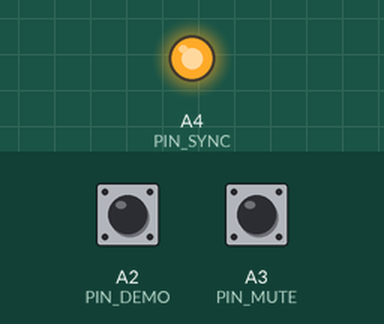
Simulated run of this sketch. Board: Arduino Nano, built with avr-gcc and run on an emulated ATmega328P. Shown: output pins drawn as LEDs (lit = HIGH). The test bench sets the inputs (shaded band); at power-on: A2 (PIN_DEMO) HIGH, A3 (PIN_MUTE) HIGH. The audio player accepts every command and is not drawn.

Above: at 11.9 s.
Timing chart, 0 to 30.2 s (numbered marks = the images above):
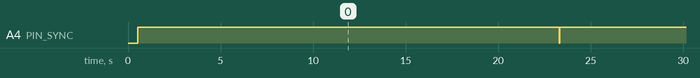

Measured:
- by itself, A4 (PIN_SYNC): alternates HIGH for 22.8 s and LOW for 0.02 s

The sketch:

mc3.ino
```cpp
/**
BASE_BOARD MC3 nano
**/
#include "DFRobotDFPlayerMini.h"
#include <SoftwareSerial.h>

#define PIN_DEMO A2
#define PIN_MUTE A3
#define PIN_PLAYER_RX A0
#define PIN_PLAYER_TX A1
#define PIN_SYNC A4

#define MODE_ANNOYING 0
#define MODE_DEMO 1
#define MODE_MUTE 2

struct __attribute__((packed)) Player {
  unsigned long t0 = 0;
  byte stage = 0;
};

byte mode = 0;
byte modeCount = 0;

Player sfx;
DFRobotDFPlayerMini player;
SoftwareSerial ss(PIN_PLAYER_RX, PIN_PLAYER_TX);

void next(Player* p) {
  p->stage++;
  p->t0 = millis();
}

void reset(Player* p) {
  p->stage = 0;
  p->t0 = millis();
}

void wait(Player* p, unsigned long t) {
  unsigned long d = millis() - p->t0;
  if (d > t) {
    next(p);
  }
}

void setup() {

  ss.begin(9600);
  if (!player.begin(ss, /*isACK = */ true, /*doReset = */ true)) {
    pinMode(PIN_SYNC, OUTPUT);
    while (true) {
      delay(0);
    }
  }
  player.volume(15);  //Set volume value. From 0 to 30
  pinMode(PIN_MUTE, INPUT_PULLUP);
  pinMode(PIN_DEMO, INPUT_PULLUP);
  pinMode(PIN_SYNC, OUTPUT);
  if (digitalRead(PIN_MUTE) == 0) mode = 2;
  if (digitalRead(PIN_DEMO) == 0) mode = 1;
}


void runPlayer() {
  unsigned long d = millis() - sfx.t0;
  switch (sfx.stage) {
    case 0:
      //SYNC->GO!
      digitalWrite(PIN_SYNC, 0);
      delay(20);
      digitalWrite(PIN_SYNC, 1);
      next(&sfx);
      break;
    case 1:
      wait(&sfx, 2750);
      break;
    case 2:
      switch (mode) {
        case MODE_MUTE:
          break;
        case MODE_DEMO:
          modeCount++;
          if (modeCount < 15) break;  //5mins~ish wait between sounds
          modeCount = 0;
        case MODE_ANNOYING:
          player.play(1);
      }
      next(&sfx);
      break;
    case 3:
      wait(&sfx, 20000);
      break;
    case 4:
      reset(&sfx);
      break;
  }
}

void loop() {
  runPlayer();
}
```
